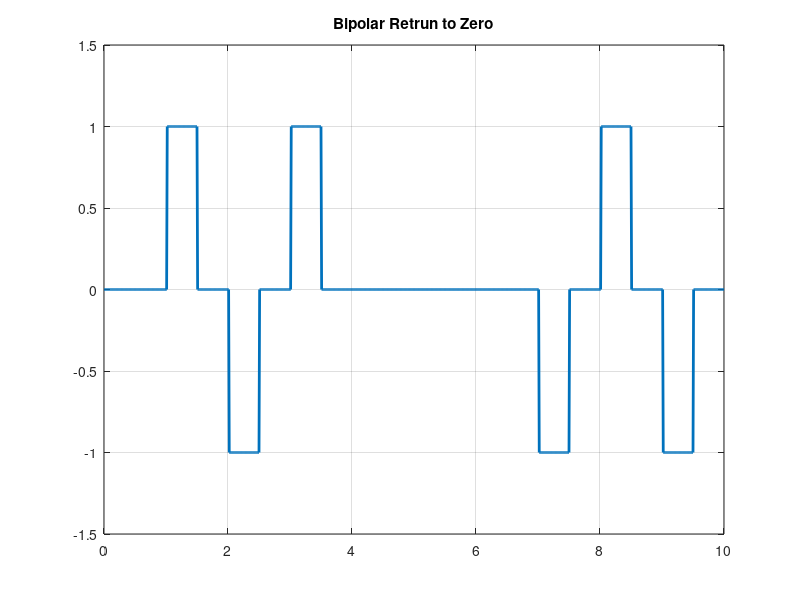

Write MATLAB code to recreate this figure.
clc
close all
clear all

N=10
n=randi([0,1],1,N)

flag=true
for i=1:N
    if n(i)==1
        if flag==true
            nn(i)=1
            flag=false
        else
            nn(i)=-1
            flag=true
        end
    else nn(i)=0
    end
end

i=1
a=0
t=0:0.01:N
for j=1:length(t)
    if t(j)>=a && t(j)<=a+0.5
        y(j)=nn(i)
    elseif t(j)>=a+0.5 && t(j)<=i
        y(j)=0
    else
        i=i+1
        a=a+1
    end
end

plot(t,y,'linewidth',2)
grid on
axis([0,N,-1.5,1.5])
title('Bipolar Retrun to Zero')
        